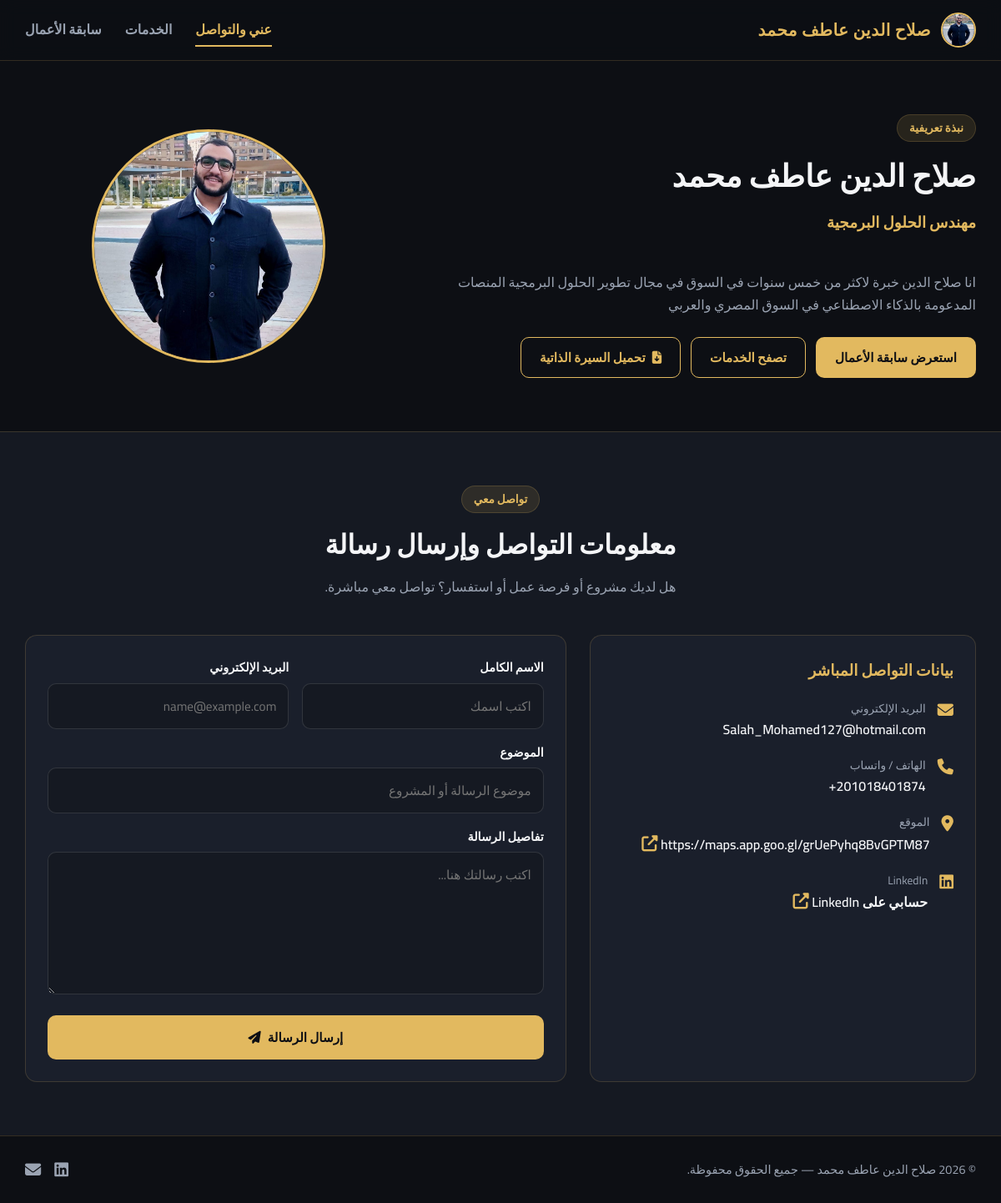
The page / on the database its author committed.
### portfolio/models.py (models this page shows, shortened)
class ProfileInfo(models.Model):
    full_name = models.CharField(max_length=150, verbose_name="الاسم الكامل")
    title = models.CharField(max_length=200, verbose_name="المسمى الوظيفي")
    bio = models.TextField(verbose_name="نبذة عني")
    profile_image = models.ImageField(upload_to='profile/', blank=True, null=True, verbose_name="الصورة الشخصية")
    email = models.EmailField(verbose_name="البريد الإلكتروني")
    phone = models.CharField(max_length=30, blank=True, verbose_name="رقم الهاتف / واتساب")
    location = models.CharField(max_length=150, blank=True, verbose_name="الموقع")
    github_url = models.URLField(blank=True, verbose_name="رابط GitHub")
    linkedin_url = models.URLField(blank=True, verbose_name="رابط LinkedIn")
    cv_file = models.FileField(upload_to='cv/', blank=True, null=True, verbose_name="ملف السيرة الذاتية (PDF)")
    class Meta:
        verbose_name = "المعلومات الشخصية"
        verbose_name_plural = "المعلومات الشخصية"

### portfolio/views.py (the view, shortened to what this page needs)
# urls.py: path('', views.about_contact_view, name='about_contact'),
def about_contact_view(request):
    profile = ProfileInfo.objects.first()
    context = {
        'profile': profile,
    }
    return render(request, 'portfolio/about_contact.html', context)

### portfolio/templates/portfolio/about_contact.html (shortened to what this page needs)
{% extends 'portfolio/base.html' %}
{% block content %}
<section class="page-section about-hero">
    <div class="container about-grid">
        <div class="about-info">
    <span class="section-tag">نبذة تعريفية</span>
    <h1 class="hero-name">
        {% if profile and profile.full_name %}{{ profile.full_name }}{% else %}صلاح الدين عاطف محمد{% endif %}
    </h1>
    <p class="hero-role">
        {% if profile and profile.title %}{{ profile.title }}{% else %}مهندس برمجيات | الذكاء الاصطناعي وتطوير المنصات المتكاملة والحلول الرقمية{% endif %}
    </p>
    <p class="hero-bio multiline-text">
        {% if profile and profile.bio %}{{ profile.bio }}{% else %}صلاح الدين عاطف محمد، مهندس برمجيات بخبرة تزيد عن 5 سنوات في السوق في مجالات الذكاء الاصطناعي وتطوير المنصات المتكاملة والحلول الرقمية.{% endif %}
    </p>
    <div class="hero-actions">
        <a href="{% url 'portfolio:projects' %}" class="btn btn-gold">استعرض سابقة الأعمال</a>
        <a href="{% url 'portfolio:services' %}" class="btn btn-outline">تصفح الخدمات</a>
        {% if profile and profile.cv_file %}
            <a href="{{ profile.cv_file.url }}" target="_blank" rel="noopener" class="btn btn-outline">
                <i class="fa-solid fa-file-arrow-down"></i> تحميل السيرة الذاتية
            </a>
        {% endif %}
    </div>
</div>
        <div class="about-avatar-box">
            {% if profile and profile.profile_image %}
                <img src="{{ profile.profile_image.url }}" alt="{{ profile.full_name }}" class="avatar-img">
            {% else %}
                <div class="avatar-placeholder">
                    <i class="fa-solid fa-user-tie"></i>
                </div>
            {% endif %}
        </div>
    </div>
</section>
<section class="page-section contact-section" id="contact">
    <div class="container">
        <div class="section-header">
            <span class="section-tag">تواصل معي</span>
            <h2 class="section-title">معلومات التواصل وإرسال رسالة</h2>
            <p class="section-subtitle">هل لديك مشروع أو فرصة عمل أو استفسار؟ تواصل معي مباشرة.</p>
        </div>
        <div class="contact-layout">
            <div class="contact-details-card">
    <h3>بيانات التواصل المباشر</h3>
    <ul class="contact-list">
        {% if profile.email %}
            <li>
                <i class="fa-solid fa-envelope"></i>
                <div>
                    <span>البريد الإلكتروني</span>
                    <a href="mailto:{{ profile.email }}">{{ profile.email }}</a>
                </div>
            </li>
        {% endif %}
        {% if profile.phone %}
            <li>
                <i class="fa-solid fa-phone"></i>
                <div>
                    <span>الهاتف / واتساب</span>
                    <span dir="ltr">{{ profile.phone }}</span>
                </div>
            </li>
        {% endif %}
        {% if profile.location %}
            <li>
                <i class="fa-solid fa-location-dot"></i>
                <div>
                    <span>الموقع</span>
                    <a href="https://www.google.com/maps/search/?api=1&query={{ profile.location|urlencode }}"
                       target="_blank"
                       rel="noopener noreferrer">
                        {{ profile.location }} <i class="fa-solid fa-up-right-from-square map-link-icon"></i>
                    </a>
                </div>
            </li>
        {% endif %}
        {% if profile.linkedin_url %}
            <li>
                <i class="fa-brands fa-linkedin"></i>
                <div>
                    <span>LinkedIn</span>
                    <a href="{{ profile.linkedin_url }}"
                       target="_blank"
                       rel="noopener noreferrer">
                         حسابي على LinkedIn <i class="fa-solid fa-up-right-from-square map-link-icon"></i>
                    </a>
                </div>
            </li>
        {% endif %}
    </ul>
</div>
            <form method="post" class="contact-form-card">
                <div class="form-row">
                    <div class="form-group">
                        <label for="id_name">الاسم الكامل</label>
                        <input type="text" id="id_name" name="name" required placeholder="اكتب اسمك">
                    </div>
                    <div class="form-group">
                        <label for="id_email">البريد الإلكتروني</label>
                        <input type="email" id="id_email" name="email" required placeholder="name@example.com">
                    </div>
                </div>
                <div class="form-group">
                    <label for="id_subject">الموضوع</label>
                    <input type="text" id="id_subject" name="subject" required placeholder="موضوع الرسالة أو المشروع">
                </div>
                <div class="form-group">
                    <label for="id_message">تفاصيل الرسالة</label>
                    <textarea id="id_message" name="message" rows="5" required placeholder="اكتب رسالتك هنا..."></textarea>
                </div>
                <button type="submit" class="btn btn-gold btn-block">
                    إرسال الرسالة <i class="fa-solid fa-paper-plane"></i>
                </button>
            </form>
        </div>
    </div>
</section>
{% endblock %}

### portfolio/templates/portfolio/base.html (shortened to what this page needs)
{% load static %}
<!DOCTYPE html>
<html lang="ar" dir="rtl">
<head>
    <link rel="stylesheet" href="https://cdnjs.cloudflare.com/ajax/libs/font-awesome/6.5.1/css/all.min.css">
    <link rel="stylesheet" href="{% static 'css/style.css' %}">
</head>
<body>
    <header class="site-header">
        <div class="container nav-wrapper">
            <a href="{% url 'portfolio:about_contact' %}" class="brand-logo">
                {% if profile and profile.profile_image %}
                    <img src="{{ profile.profile_image.url }}" alt="{{ profile.full_name }}" class="header-avatar">
                {% else %}
                    <span class="header-avatar-fallback"><i class="fa-solid fa-user"></i></span>
                {% endif %}
                {% if profile and profile.full_name %}
                    <span>{{ profile.full_name }}</span>
                {% else %}
                    <span>Software Solutions Engineer</span>
                {% endif %}
            </a>
            <nav class="main-nav" id="mainNav">
                <a href="{% url 'portfolio:about_contact' %}" class="nav-link {% if request.resolver_match.url_name == 'about_contact' %}active{% endif %}">عني والتواصل</a>
                <a href="{% url 'portfolio:services' %}" class="nav-link {% if request.resolver_match.url_name == 'services' %}active{% endif %}">الخدمات</a>
                <a href="{% url 'portfolio:projects' %}" class="nav-link {% if request.resolver_match.url_name == 'projects' or request.resolver_match.url_name == 'project_detail' %}active{% endif %}">سابقة الأعمال</a>
            </nav>
        </div>
    </header>
    <main class="main-content">
        {% block content %}{% endblock %}
    </main>
    <footer class="site-footer">
        <div class="container footer-wrapper">
            <p>© {% now "Y" %} {% if profile %}{{ profile.full_name }}{% else %}Software Solutions Engineer{% endif %} — جميع الحقوق محفوظة.</p>
            <div class="social-links">
                {% if profile.linkedin_url %}
                    <a href="{{ profile.linkedin_url }}" target="_blank" rel="noopener" aria-label="LinkedIn"><i class="fa-brands fa-linkedin"></i></a>
                {% endif %}
                {% if profile.email %}
                    <a href="mailto:{{ profile.email }}" aria-label="البريد الإلكتروني"><i class="fa-solid fa-envelope"></i></a>
                {% endif %}
            </div>
        </div>
    </footer>
</body>
</html>

### rows shown on the page
ProfileInfo: profile_image (picture), full_name "صلاح الدين عاطف محمد", title "مهندس الحلول البرمجية", bio "انا صلاح الدين خبرة لاكثر من خمس سنوات في السوق في مجال تطوير الحلول البرمجية المنصات المدعومة بالذكاء الاصطناعي في السوق المصري والعربي", email "Salah_Mohamed127@hotmail.com", phone "+201018401874", location "https://maps.app.goo.gl/grUePyhq8BvGPTM87"
